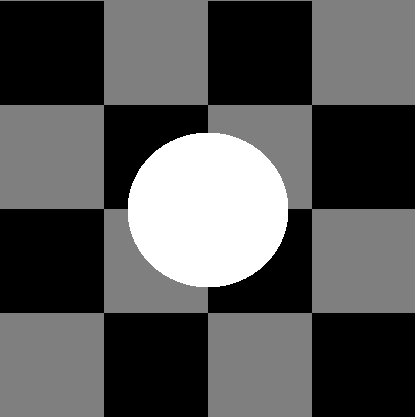
#> input picture PGM_S18_P1_Report_96131125/test1.bmp, 415 x 417 px
$ python p1a.py
#> lines starting #> are read from the running program, lines starting #| are printed output that depends on the picture; long printed decimals are rounded
#> further down, img_noise_free is the input picture: shape (417, 415, 3); min 0, max 255, mean 85.3
### PGM_S18_P1_Report_96131125/add_noise.py
def add_noise(img, mean, variance):
    """
    This Function gets an image then it adds gaussian
    noise N(mean, variance) to image
    :param img: and gray-scale image- pixels has value between [0,1]
    :param mean: mean of noise
    :param variance: variance of gaussian noise
    :return:
    """
#> called with mean = 0, variance = 0.01
    import numpy as np

    np.random.seed(0)
    if len(img.shape) == 2:
        channel = 1
        row, col = img.shape
#> row = 417; col = 415
    else:
        row, col, channel = img.shape

    # create noise
    sigma = np.sqrt(variance)
    gaussian_noise = np.random.normal(loc=mean,scale=sigma, size=(row, col, channel))
    if len(img.shape) == 2:
        gaussian_noise = gaussian_noise.reshape(row, col)
    else:
        gaussian_noise = gaussian_noise.reshape(row, col, channel)

    # add noise to image
    img_gaussian_noise = np.add(np.double(img), np.double(gaussian_noise))
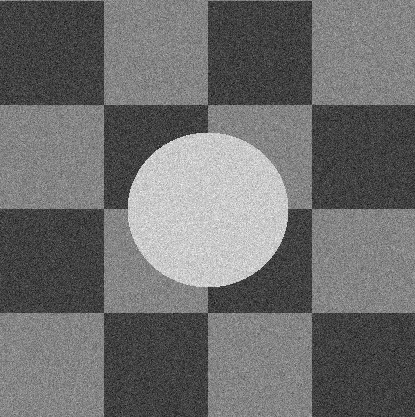
#> img_gaussian_noise: shape (417, 415) float64; min -0.469, max 1.38, mean 0.335; drawn with min black and max white
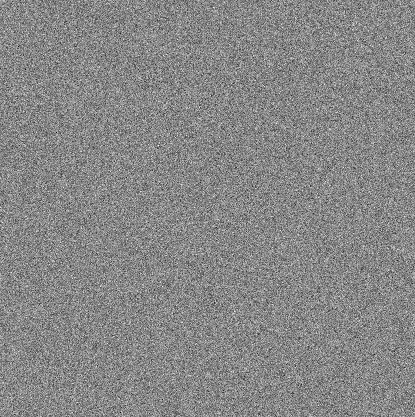
#> gaussian_noise: shape (417, 415) float64; min -0.485, max 0.429, mean 0.000459; drawn with min black and max white
    img_gaussian_noise = np.clip(img_gaussian_noise, 0.0, 1.0)
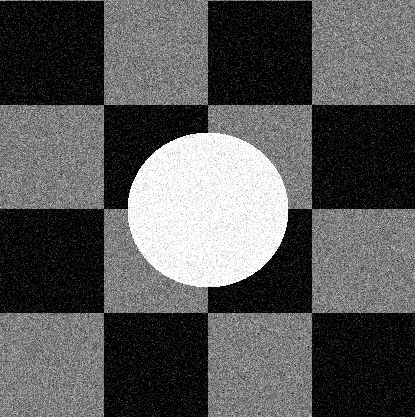
#> img_gaussian_noise: shape (417, 415) float64; min 0, max 1, mean 0.348

    # return img_gaussian_noise image
    return img_gaussian_noise

### PGM_S18_P1_Report_96131125/p1a.py
################################
#    Problem 1 - Subproblem a  #
################################
import matplotlib.pyplot as plt
import matplotlib.image as mpimg
import numpy as np
from add_noise import add_noise

################################
#    read image and add noise  #
################################
# read noise free image
img_noise_free = mpimg.imread('test1.bmp')
# convert it to gray level (two dimensions matrix instead of three dimensions matrix)
# convert to range [0,1]
img_noise_free_gl = np.double(np.average(img_noise_free, weights=[0.299, 0.587, 0.114], axis=2))/255

# add gaussian noise to image
img_gaussian_noise = add_noise(img=img_noise_free_gl, mean=0, variance=0.01)

######################################
#    Find Parameters of Naive Bayes  #
######################################
# prior of each class- equal priors is assumed
priors = {0: 1/3, 127: 1/3, 255: 1/3}

# three regions in noisy image that belongs to different classes.
# we use these three region for estimating mean and standard deviation
# of each class.
regions = {0: (15, 15), 127: (120, 15), 255: (171, 149)}
len_of_region = 50

# calculate P(feature|class i), each of them it's an gaussian distribution
conditional_p = {0: None, 127: None, 255: None}
for key in conditional_p:
    # Find mean and standard deviation of P(feature|class i)
    class_key_pixels = img_gaussian_noise[regions[key][0]:regions[key][0]+len_of_region,
                                regions[key][1]:regions[key][1] + len_of_region]

    # find intensity of all pixels of each class in the gaussian noisy image
    intensity_of_pixels_class_key = class_key_pixels[:]

    # calculate mean and std of intensities of pixels for each class
    intensity_of_pixels_class_key = np.array(intensity_of_pixels_class_key, dtype=np.float64)
    mean_P_feature_class_i = np.mean(intensity_of_pixels_class_key)
    std_P_feature_class_i = np.std(intensity_of_pixels_class_key, dtype=np.float64)
    conditional_p[key] = {'mean': mean_P_feature_class_i, 'std': std_P_feature_class_i}
#> this loop made 3 passes
#> (mean_P_feature_class_i, std_P_feature_class_i) on passes 1 to 3: (0.0386, 0.0578), (0.496, 0.101), (0.963, 0.0558)
#> pass 1, `class_key_pixels = img_gaussian_noise[regions[key][0]:regions[key][0]+..`:
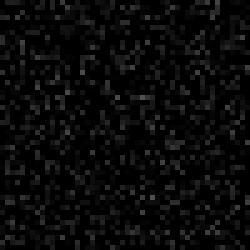
#> class_key_pixels: shape (50, 50) float64 (shown 5 times larger); min 0, max 0.314, mean 0.0386
#> pass 2, `class_key_pixels = img_gaussian_noise[regions[key][0]:regions[key][0]+..`:
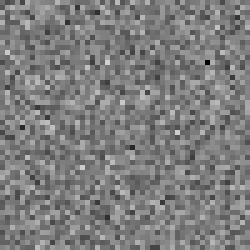
#> class_key_pixels: shape (50, 50) float64 (shown 5 times larger); min 0.0128, max 0.818, mean 0.496
#> after the loop, conditional_p = 3 items
print('>    P(feature|class i) of classes:\n', conditional_p)
#| >    P(feature|class i) of classes:
#|  {0: {'mean': 0.03863, 'std': 0.05783}, 127: {'mean': 0.4958, 'std': 0.1013}, 255: {'mean': 0.9628, 'std': 0.05578}}


#####################################################
#    Find Label Of Each Pixel With Naive Bayes      #
#####################################################
segments = np.zeros(img_gaussian_noise.shape)

# iterate all pixels
for i in range(0, img_gaussian_noise.shape[0]):
    for j in range(0, img_gaussian_noise.shape[1]):

        # calculate p(class i)*p(feature|class i) for all classes
        # Naive Bayes selects class_i which has largest value
        probabilities = {}
        for key in priors:
            probabilities[key] = priors[key] * ((1/(np.sqrt(2*np.pi)*conditional_p[key]['std'])) *
                                                (np.exp(((img_gaussian_noise[i, j]-conditional_p[key]['mean'])**2) /
                                                        (-2*conditional_p[key]['std']**2))))
        #print(probabilities)

        # class that has highest probability
        proper_class = max(probabilities, key=probabilities.get)
        segments[i, j] = proper_class
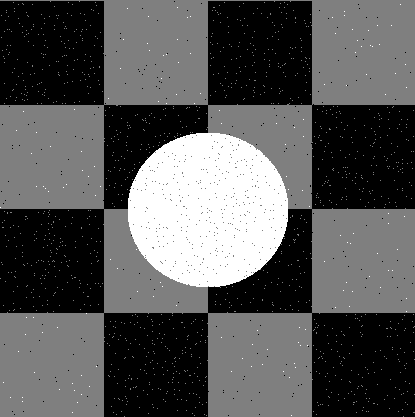
#> segments: shape (417, 415) float64; min 0, max 255, mean 86

#####################################################
#           Calculate Accuracy                      #
#####################################################
# calculate accuracy
acc = np.where((segments == img_noise_free[:, :, 0]) == True, 1, 0)
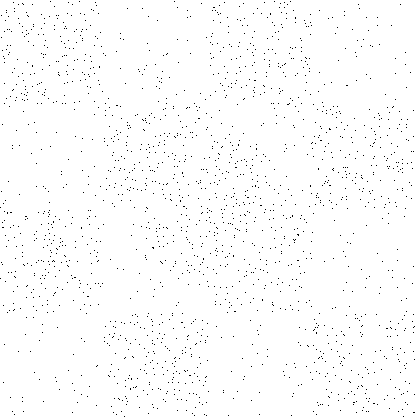
#> acc: shape (417, 415) int64; values 0 (black) and 1 (white), 98.8% white; black in thin lines or dots
acc = sum(sum(acc))/(segments.shape[0]*segments.shape[1])
#> acc = 0.988

print('\n##########################################')
print('# Accuracy: {}%'.format(acc * 100))
#| # Accuracy: 98.826%
print('##########################################')

##############################################################
#    Plot and save input image, noisy image and segmentation #
##############################################################
# plot images
plt.figure()
plt.imshow(img_noise_free_gl, cmap='gray')
plt.title('Input Noise Free Image')
plt.figure()
plt.imshow(img_gaussian_noise, cmap='gray')
plt.title('Input After Adding Gaussian Noise (0, 0.01)')
plt.figure()
plt.imshow(segments, cmap='gray')
plt.title('Segmented image')

mpimg.imsave('output/p1a-1.png', img_gaussian_noise, cmap='gray')
mpimg.imsave('output/p1a-2.png', segments, cmap='gray')
plt.show()
